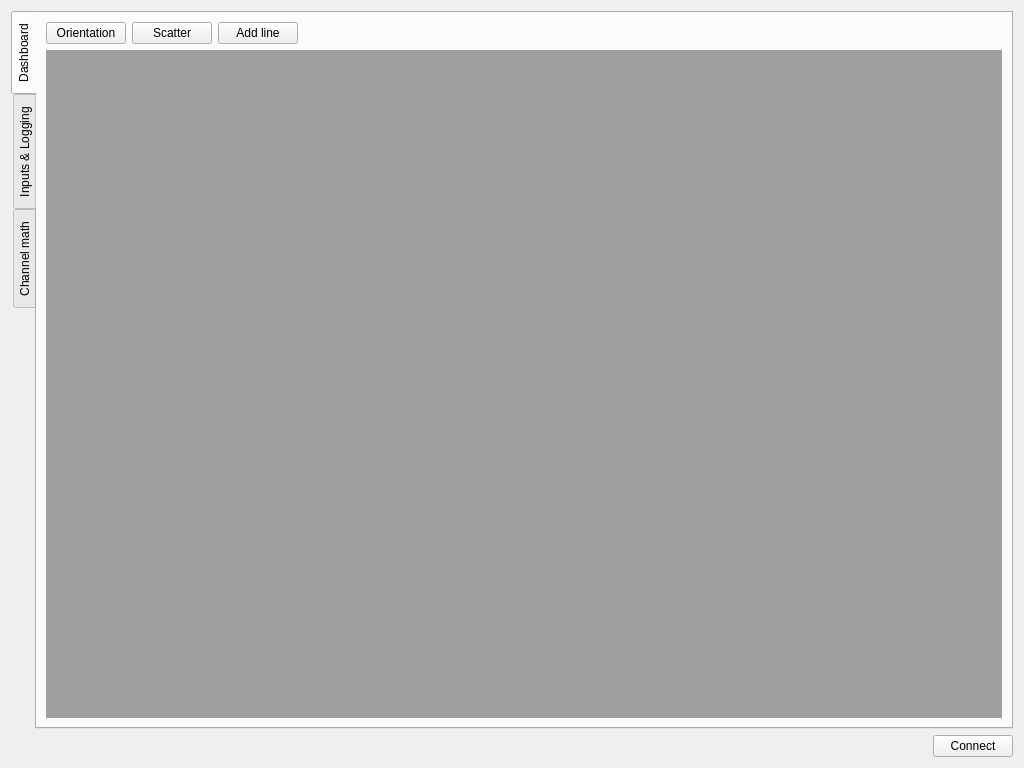
<?xml version="1.0" encoding="UTF-8"?>
<ui version="4.0">
 <class>MainWindow</class>
 <widget class="QWidget" name="MainWindow">
  <property name="geometry">
   <rect>
    <x>0</x>
    <y>0</y>
    <width>1024</width>
    <height>768</height>
   </rect>
  </property>
  <property name="windowTitle">
   <string>Data dashboard</string>
  </property>
  <layout class="QVBoxLayout" name="verticalLayout_3">
   <item>
    <widget class="QTabWidget" name="tabWidget">
     <property name="tabPosition">
      <enum>QTabWidget::West</enum>
     </property>
     <property name="currentIndex">
      <number>0</number>
     </property>
     <property name="movable">
      <bool>false</bool>
     </property>
     <widget class="QWidget" name="dashboard">
      <attribute name="title">
       <string>Dashboard</string>
      </attribute>
      <layout class="QVBoxLayout" name="verticalLayout_8">
       <item>
        <layout class="QHBoxLayout" name="horizontalLayout_8">
         <item>
          <widget class="QPushButton" name="add3D">
           <property name="toolTip">
            <string>&lt;html&gt;&lt;head/&gt;&lt;body&gt;&lt;p&gt;Add new orientation plot to the dashboard&lt;/p&gt;&lt;/body&gt;&lt;/html&gt;</string>
           </property>
           <property name="text">
            <string>Orientation</string>
           </property>
          </widget>
         </item>
         <item>
          <widget class="QPushButton" name="addScatter">
           <property name="toolTip">
            <string>&lt;html&gt;&lt;head/&gt;&lt;body&gt;&lt;p&gt;Add new scatter plot to the dashboard&lt;/p&gt;&lt;/body&gt;&lt;/html&gt;</string>
           </property>
           <property name="text">
            <string>Scatter</string>
           </property>
          </widget>
         </item>
         <item>
          <widget class="QPushButton" name="addLine">
           <property name="toolTip">
            <string>&lt;html&gt;&lt;head/&gt;&lt;body&gt;&lt;p&gt;Add new line plot to the dashboard&lt;/p&gt;&lt;/body&gt;&lt;/html&gt;</string>
           </property>
           <property name="text">
            <string>Add line</string>
           </property>
          </widget>
         </item>
         <item>
          <spacer name="horizontalSpacer_6">
           <property name="orientation">
            <enum>Qt::Horizontal</enum>
           </property>
           <property name="sizeHint" stdset="0">
            <size>
             <width>40</width>
             <height>20</height>
            </size>
           </property>
          </spacer>
         </item>
        </layout>
       </item>
       <item>
        <widget class="QMdiArea" name="mdiArea">
         <property name="frameShadow">
          <enum>QFrame::Raised</enum>
         </property>
         <property name="viewMode">
          <enum>QMdiArea::SubWindowView</enum>
         </property>
         <property name="tabsClosable">
          <bool>false</bool>
         </property>
        </widget>
       </item>
      </layout>
     </widget>
     <widget class="QWidget" name="inputsConf">
      <attribute name="title">
       <string>Inputs &amp;&amp; Logging</string>
      </attribute>
      <layout class="QHBoxLayout" name="horizontalLayout">
       <item>
        <layout class="QVBoxLayout" name="verticalLayout">
         <property name="leftMargin">
          <number>10</number>
         </property>
         <property name="topMargin">
          <number>6</number>
         </property>
         <item>
          <widget class="QGroupBox" name="serialGroup">
           <property name="title">
            <string>Serial port</string>
           </property>
           <layout class="QVBoxLayout" name="verticalLayout_9">
            <item>
             <widget class="QGroupBox" name="portOpt">
              <property name="title">
               <string>Port options</string>
              </property>
              <layout class="QHBoxLayout" name="horizontalLayout_4">
               <item>
                <layout class="QVBoxLayout" name="verticalLayout_2">
                 <item>
                  <layout class="QFormLayout" name="formLayout">
                   <item row="0" column="0">
                    <widget class="QLabel" name="label_2">
                     <property name="toolTip">
                      <string>&lt;html&gt;&lt;head/&gt;&lt;body&gt;&lt;p&gt;Select serial port for incoming data&lt;/p&gt;&lt;/body&gt;&lt;/html&gt;</string>
                     </property>
                     <property name="text">
                      <string>Port</string>
                     </property>
                    </widget>
                   </item>
                   <item row="1" column="0">
                    <widget class="QLabel" name="label_3">
                     <property name="toolTip">
                      <string>&lt;html&gt;&lt;head/&gt;&lt;body&gt;&lt;p&gt;Select port baud rate&lt;/p&gt;&lt;/body&gt;&lt;/html&gt;</string>
                     </property>
                     <property name="text">
                      <string>Baud rate</string>
                     </property>
                    </widget>
                   </item>
                   <item row="2" column="0">
                    <widget class="QLabel" name="label_4">
                     <property name="text">
                      <string>Parity</string>
                     </property>
                    </widget>
                   </item>
                   <item row="3" column="0">
                    <widget class="QLabel" name="label_5">
                     <property name="text">
                      <string>Stop bits</string>
                     </property>
                    </widget>
                   </item>
                   <item row="4" column="0">
                    <widget class="QLabel" name="label_6">
                     <property name="text">
                      <string>Flow control</string>
                     </property>
                    </widget>
                   </item>
                   <item row="0" column="1">
                    <widget class="QComboBox" name="portSelector">
                     <property name="toolTip">
                      <string>&lt;html&gt;&lt;head/&gt;&lt;body&gt;&lt;p&gt;Select serial port for incoming data&lt;/p&gt;&lt;/body&gt;&lt;/html&gt;</string>
                     </property>
                    </widget>
                   </item>
                   <item row="1" column="1">
                    <widget class="QComboBox" name="portBaud">
                     <property name="toolTip">
                      <string>&lt;html&gt;&lt;head/&gt;&lt;body&gt;&lt;p&gt;Select port baud rate&lt;/p&gt;&lt;/body&gt;&lt;/html&gt;</string>
                     </property>
                     <property name="editable">
                      <bool>true</bool>
                     </property>
                    </widget>
                   </item>
                  </layout>
                 </item>
                </layout>
               </item>
               <item>
                <spacer name="horizontalSpacer_2">
                 <property name="orientation">
                  <enum>Qt::Horizontal</enum>
                 </property>
                 <property name="sizeHint" stdset="0">
                  <size>
                   <width>40</width>
                   <height>20</height>
                  </size>
                 </property>
                </spacer>
               </item>
              </layout>
             </widget>
            </item>
            <item>
             <widget class="QGroupBox" name="channelOpt">
              <property name="title">
               <string>Channel options</string>
              </property>
              <layout class="QHBoxLayout" name="horizontalLayout_2">
               <item>
                <layout class="QGridLayout" name="gridLayout_3">
                 <property name="rightMargin">
                  <number>6</number>
                 </property>
                 <item row="2" column="0">
                  <widget class="QLabel" name="label_9">
                   <property name="toolTip">
                    <string>&lt;html&gt;&lt;head/&gt;&lt;body&gt;&lt;p&gt;Ending character of a data frame (used to find end of data frame)&lt;/p&gt;&lt;/body&gt;&lt;/html&gt;</string>
                   </property>
                   <property name="text">
                    <string>Frame terminating char</string>
                   </property>
                  </widget>
                 </item>
                 <item row="1" column="1">
                  <widget class="QLineEdit" name="frameChSeparator">
                   <property name="toolTip">
                    <string>&lt;html&gt;&lt;head/&gt;&lt;body&gt;&lt;p&gt;Character used to separate different channels in a data frame&lt;/p&gt;&lt;/body&gt;&lt;/html&gt;</string>
                   </property>
                   <property name="maxLength">
                    <number>1</number>
                   </property>
                  </widget>
                 </item>
                 <item row="1" column="0">
                  <widget class="QLabel" name="label_8">
                   <property name="toolTip">
                    <string>&lt;html&gt;&lt;head/&gt;&lt;body&gt;&lt;p&gt;Character used to separate different channels in a data frame&lt;/p&gt;&lt;/body&gt;&lt;/html&gt;</string>
                   </property>
                   <property name="text">
                    <string>Frame channel separator</string>
                   </property>
                  </widget>
                 </item>
                 <item row="2" column="1">
                  <widget class="QLineEdit" name="frameEndSep">
                   <property name="toolTip">
                    <string>&lt;html&gt;&lt;head/&gt;&lt;body&gt;&lt;p&gt;Ending character of a data frame (used to find end of data frame)&lt;/p&gt;&lt;/body&gt;&lt;/html&gt;</string>
                   </property>
                   <property name="maxLength">
                    <number>1</number>
                   </property>
                  </widget>
                 </item>
                 <item row="2" column="2">
                  <widget class="QCheckBox" name="termSlashR">
                   <property name="toolTip">
                    <string>&lt;html&gt;&lt;head/&gt;&lt;body&gt;&lt;p&gt;Add carriage return to terminating sequence&lt;/p&gt;&lt;/body&gt;&lt;/html&gt;</string>
                   </property>
                   <property name="text">
                    <string>\r</string>
                   </property>
                  </widget>
                 </item>
                 <item row="0" column="0">
                  <widget class="QLabel" name="label">
                   <property name="toolTip">
                    <string>&lt;html&gt;&lt;head/&gt;&lt;body&gt;&lt;p&gt;Starting character of a data frame (used to find beginning of data frame)&lt;/p&gt;&lt;/body&gt;&lt;/html&gt;</string>
                   </property>
                   <property name="text">
                    <string>Frame start char</string>
                   </property>
                  </widget>
                 </item>
                 <item row="3" column="1">
                  <spacer name="verticalSpacer_5">
                   <property name="orientation">
                    <enum>Qt::Vertical</enum>
                   </property>
                   <property name="sizeType">
                    <enum>QSizePolicy::Expanding</enum>
                   </property>
                   <property name="sizeHint" stdset="0">
                    <size>
                     <width>20</width>
                     <height>40</height>
                    </size>
                   </property>
                  </spacer>
                 </item>
                 <item row="0" column="1">
                  <widget class="QLineEdit" name="frameStartCh">
                   <property name="toolTip">
                    <string>&lt;html&gt;&lt;head/&gt;&lt;body&gt;&lt;p&gt;Starting character of a data frame (used to find beginning of data frame)&lt;/p&gt;&lt;/body&gt;&lt;/html&gt;</string>
                   </property>
                   <property name="maxLength">
                    <number>1</number>
                   </property>
                  </widget>
                 </item>
                 <item row="2" column="3">
                  <widget class="QCheckBox" name="termSlashN">
                   <property name="toolTip">
                    <string>&lt;html&gt;&lt;head/&gt;&lt;body&gt;&lt;p&gt;Add line feed to terminating sequence&lt;/p&gt;&lt;/body&gt;&lt;/html&gt;</string>
                   </property>
                   <property name="text">
                    <string>\n</string>
                   </property>
                  </widget>
                 </item>
                </layout>
               </item>
               <item>
                <spacer name="horizontalSpacer_4">
                 <property name="orientation">
                  <enum>Qt::Horizontal</enum>
                 </property>
                 <property name="sizeHint" stdset="0">
                  <size>
                   <width>40</width>
                   <height>20</height>
                  </size>
                 </property>
                </spacer>
               </item>
               <item>
                <layout class="QVBoxLayout" name="verticalLayout_4">
                 <property name="leftMargin">
                  <number>5</number>
                 </property>
                 <property name="bottomMargin">
                  <number>5</number>
                 </property>
                 <item>
                  <layout class="QHBoxLayout" name="horizontalLayout_5">
                   <property name="leftMargin">
                    <number>5</number>
                   </property>
                   <item>
                    <widget class="QLabel" name="label_10">
                     <property name="toolTip">
                      <string>Number of input serial channels</string>
                     </property>
                     <property name="text">
                      <string>Number of channels</string>
                     </property>
                    </widget>
                   </item>
                   <item>
                    <widget class="QSpinBox" name="channelNumber">
                     <property name="toolTip">
                      <string>Number of input serial channels</string>
                     </property>
                     <property name="minimum">
                      <number>1</number>
                     </property>
                     <property name="maximum">
                      <number>20</number>
                     </property>
                    </widget>
                   </item>
                  </layout>
                 </item>
                 <item>
                  <widget class="QScrollArea" name="scrollArea">
                   <property name="minimumSize">
                    <size>
                     <width>250</width>
                     <height>150</height>
                    </size>
                   </property>
                   <property name="horizontalScrollBarPolicy">
                    <enum>Qt::ScrollBarAlwaysOff</enum>
                   </property>
                   <property name="widgetResizable">
                    <bool>true</bool>
                   </property>
                   <widget class="QWidget" name="channelList_2">
                    <property name="geometry">
                     <rect>
                      <x>0</x>
                      <y>0</y>
                      <width>248</width>
                      <height>148</height>
                     </rect>
                    </property>
                    <layout class="QVBoxLayout" name="verticalLayout_5">
                     <item>
                      <layout class="QVBoxLayout" name="channelList">
                       <property name="spacing">
                        <number>2</number>
                       </property>
                       <property name="sizeConstraint">
                        <enum>QLayout::SetDefaultConstraint</enum>
                       </property>
                      </layout>
                     </item>
                    </layout>
                   </widget>
                  </widget>
                 </item>
                </layout>
               </item>
              </layout>
             </widget>
            </item>
           </layout>
          </widget>
         </item>
         <item>
          <widget class="QGroupBox" name="filelogGroup">
           <property name="title">
            <string>File logging</string>
           </property>
           <layout class="QVBoxLayout" name="verticalLayout_12">
            <item>
             <layout class="QGridLayout" name="gridLayout">
              <property name="leftMargin">
               <number>6</number>
              </property>
              <property name="topMargin">
               <number>6</number>
              </property>
              <property name="rightMargin">
               <number>6</number>
              </property>
              <property name="bottomMargin">
               <number>6</number>
              </property>
              <item row="2" column="1">
               <widget class="QLineEdit" name="logfilePath">
                <property name="sizePolicy">
                 <sizepolicy hsizetype="Expanding" vsizetype="Fixed">
                  <horstretch>0</horstretch>
                  <verstretch>0</verstretch>
                 </sizepolicy>
                </property>
                <property name="toolTip">
                 <string>&lt;html&gt;&lt;head/&gt;&lt;body&gt;&lt;p&gt;Currently used save path for log file&lt;/p&gt;&lt;/body&gt;&lt;/html&gt;</string>
                </property>
               </widget>
              </item>
              <item row="3" column="1">
               <widget class="QLineEdit" name="logfileName">
                <property name="toolTip">
                 <string>&lt;html&gt;&lt;head/&gt;&lt;body&gt;&lt;p&gt;Log file name&lt;/p&gt;&lt;/body&gt;&lt;/html&gt;</string>
                </property>
               </widget>
              </item>
              <item row="0" column="0">
               <widget class="QLabel" name="label_7">
                <property name="text">
                 <string>Configure logging to file</string>
                </property>
               </widget>
              </item>
              <item row="0" column="1">
               <widget class="QCheckBox" name="fileloggingEnabled">
                <property name="toolTip">
                 <string>&lt;html&gt;&lt;head/&gt;&lt;body&gt;&lt;p&gt;Enable logging to file&lt;/p&gt;&lt;/body&gt;&lt;/html&gt;</string>
                </property>
                <property name="text">
                 <string>Enabled</string>
                </property>
               </widget>
              </item>
              <item row="3" column="0">
               <widget class="QLabel" name="label_13">
                <property name="toolTip">
                 <string>&lt;html&gt;&lt;head/&gt;&lt;body&gt;&lt;p&gt;Log file name&lt;/p&gt;&lt;/body&gt;&lt;/html&gt;</string>
                </property>
                <property name="text">
                 <string>File name</string>
                </property>
                <property name="alignment">
                 <set>Qt::AlignRight|Qt::AlignTrailing|Qt::AlignVCenter</set>
                </property>
               </widget>
              </item>
              <item row="2" column="0">
               <widget class="QPushButton" name="logfilePathDialog">
                <property name="toolTip">
                 <string>&lt;html&gt;&lt;head/&gt;&lt;body&gt;&lt;p&gt;Click to select save path for the log file&lt;/p&gt;&lt;/body&gt;&lt;/html&gt;</string>
                </property>
                <property name="text">
                 <string>Save path</string>
                </property>
               </widget>
              </item>
              <item row="1" column="0">
               <widget class="QRadioButton" name="overwriteButton">
                <property name="toolTip">
                 <string>&lt;html&gt;&lt;head/&gt;&lt;body&gt;&lt;p&gt;Overwrite existing file when logging begins&lt;/p&gt;&lt;/body&gt;&lt;/html&gt;</string>
                </property>
                <property name="layoutDirection">
                 <enum>Qt::RightToLeft</enum>
                </property>
                <property name="text">
                 <string>Overwrite</string>
                </property>
               </widget>
              </item>
              <item row="1" column="1">
               <widget class="QRadioButton" name="appendButton">
                <property name="toolTip">
                 <string>&lt;html&gt;&lt;head/&gt;&lt;body&gt;&lt;p&gt;Append to existing file when logging begins&lt;/p&gt;&lt;/body&gt;&lt;/html&gt;</string>
                </property>
                <property name="layoutDirection">
                 <enum>Qt::LeftToRight</enum>
                </property>
                <property name="text">
                 <string>Append</string>
                </property>
                <property name="checked">
                 <bool>true</bool>
                </property>
               </widget>
              </item>
              <item row="4" column="0">
               <widget class="QLabel" name="label_14">
                <property name="text">
                 <string>Channel separator</string>
                </property>
                <property name="alignment">
                 <set>Qt::AlignRight|Qt::AlignTrailing|Qt::AlignVCenter</set>
                </property>
               </widget>
              </item>
              <item row="4" column="1">
               <widget class="QLineEdit" name="logfileChSep">
                <property name="toolTip">
                 <string>&lt;html&gt;&lt;head/&gt;&lt;body&gt;&lt;p&gt;Character used to separate channels logged into the file&lt;/p&gt;&lt;/body&gt;&lt;/html&gt;</string>
                </property>
                <property name="maxLength">
                 <number>1</number>
                </property>
               </widget>
              </item>
             </layout>
            </item>
           </layout>
          </widget>
         </item>
         <item>
          <spacer name="verticalSpacer">
           <property name="orientation">
            <enum>Qt::Vertical</enum>
           </property>
           <property name="sizeType">
            <enum>QSizePolicy::Expanding</enum>
           </property>
           <property name="sizeHint" stdset="0">
            <size>
             <width>20</width>
             <height>10</height>
            </size>
           </property>
          </spacer>
         </item>
        </layout>
       </item>
       <item>
        <widget class="QGroupBox" name="networkGroup">
         <property name="enabled">
          <bool>false</bool>
         </property>
         <property name="title">
          <string>Network port</string>
         </property>
         <property name="checkable">
          <bool>false</bool>
         </property>
         <layout class="QVBoxLayout" name="verticalLayout_10">
          <item>
           <layout class="QHBoxLayout" name="horizontalLayout_3">
            <item>
             <widget class="QLabel" name="label_15">
              <property name="text">
               <string>Port</string>
              </property>
             </widget>
            </item>
            <item>
             <widget class="QSpinBox" name="netportSelector">
              <property name="minimum">
               <number>1</number>
              </property>
              <property name="maximum">
               <number>65535</number>
              </property>
             </widget>
            </item>
            <item>
             <spacer name="horizontalSpacer_9">
              <property name="orientation">
               <enum>Qt::Horizontal</enum>
              </property>
              <property name="sizeHint" stdset="0">
               <size>
                <width>40</width>
                <height>20</height>
               </size>
              </property>
             </spacer>
            </item>
           </layout>
          </item>
          <item>
           <widget class="QGroupBox" name="netchannelOpts">
            <property name="title">
             <string>Channel options</string>
            </property>
            <layout class="QVBoxLayout" name="verticalLayout_14">
             <item>
              <layout class="QFormLayout" name="channelOpt_3">
               <item row="0" column="0">
                <widget class="QLabel" name="label_16">
                 <property name="text">
                  <string>Frame start char</string>
                 </property>
                </widget>
               </item>
               <item row="1" column="0">
                <widget class="QLabel" name="label_17">
                 <property name="text">
                  <string>Frame channel separator</string>
                 </property>
                </widget>
               </item>
               <item row="2" column="0">
                <widget class="QLabel" name="label_18">
                 <property name="text">
                  <string>Frame terminating char</string>
                 </property>
                </widget>
               </item>
               <item row="0" column="1">
                <widget class="QLineEdit" name="netframeStartCh"/>
               </item>
               <item row="1" column="1">
                <widget class="QLineEdit" name="netframeChSeparator"/>
               </item>
               <item row="2" column="1">
                <widget class="QLineEdit" name="netframeEndSep"/>
               </item>
              </layout>
             </item>
             <item>
              <layout class="QVBoxLayout" name="verticalLayout_11">
               <property name="leftMargin">
                <number>5</number>
               </property>
               <property name="bottomMargin">
                <number>5</number>
               </property>
               <item>
                <layout class="QHBoxLayout" name="horizontalLayout_9">
                 <property name="leftMargin">
                  <number>5</number>
                 </property>
                 <item>
                  <widget class="QLabel" name="label_19">
                   <property name="text">
                    <string>Number of channels</string>
                   </property>
                  </widget>
                 </item>
                 <item>
                  <widget class="QSpinBox" name="netchannelNumber">
                   <property name="minimum">
                    <number>1</number>
                   </property>
                   <property name="maximum">
                    <number>20</number>
                   </property>
                  </widget>
                 </item>
                </layout>
               </item>
               <item>
                <widget class="QScrollArea" name="scrollArea_3">
                 <property name="minimumSize">
                  <size>
                   <width>250</width>
                   <height>0</height>
                  </size>
                 </property>
                 <property name="horizontalScrollBarPolicy">
                  <enum>Qt::ScrollBarAlwaysOff</enum>
                 </property>
                 <property name="widgetResizable">
                  <bool>true</bool>
                 </property>
                 <widget class="QWidget" name="channelList_3">
                  <property name="geometry">
                   <rect>
                    <x>0</x>
                    <y>0</y>
                    <width>248</width>
                    <height>145</height>
                   </rect>
                  </property>
                  <layout class="QVBoxLayout" name="verticalLayout_13">
                   <item>
                    <layout class="QVBoxLayout" name="channelList_4">
                     <property name="spacing">
                      <number>2</number>
                     </property>
                     <property name="sizeConstraint">
                      <enum>QLayout::SetDefaultConstraint</enum>
                     </property>
                    </layout>
                   </item>
                  </layout>
                 </widget>
                </widget>
               </item>
              </layout>
             </item>
            </layout>
           </widget>
          </item>
          <item>
           <spacer name="verticalSpacer_3">
            <property name="orientation">
             <enum>Qt::Vertical</enum>
            </property>
            <property name="sizeHint" stdset="0">
             <size>
              <width>20</width>
              <height>40</height>
             </size>
            </property>
           </spacer>
          </item>
         </layout>
        </widget>
       </item>
       <item>
        <spacer name="horizontalSpacer_8">
         <property name="orientation">
          <enum>Qt::Horizontal</enum>
         </property>
         <property name="sizeHint" stdset="0">
          <size>
           <width>40</width>
           <height>20</height>
          </size>
         </property>
        </spacer>
       </item>
      </layout>
     </widget>
     <widget class="QWidget" name="mathconfTab">
      <attribute name="title">
       <string>Channel math</string>
      </attribute>
      <layout class="QHBoxLayout" name="horizontalLayout_6">
       <item>
        <layout class="QVBoxLayout" name="verticalLayout_6">
         <item>
          <widget class="QLabel" name="label_11">
           <property name="text">
            <string>&lt;html&gt;&lt;head/&gt;&lt;body&gt;&lt;p&gt;Create new data channels by performing basic math on input channels&lt;/p&gt;&lt;/body&gt;&lt;/html&gt;</string>
           </property>
          </widget>
         </item>
         <item>
          <widget class="QGroupBox" name="groupBox_2">
           <property name="title">
            <string>Enable math channel</string>
           </property>
           <layout class="QGridLayout" name="gridLayout_2">
            <item row="0" column="2">
             <widget class="QCheckBox" name="mathCh4en">
              <property name="toolTip">
               <string>&lt;html&gt;&lt;head/&gt;&lt;body&gt;&lt;p&gt;Check to enable math channel&lt;/p&gt;&lt;p&gt;(if a component has been added or changed, uncheck and check the channel to apply the change)&lt;/p&gt;&lt;/body&gt;&lt;/html&gt;</string>
              </property>
              <property name="text">
               <string>Math channel 4</string>
              </property>
             </widget>
            </item>
            <item row="2" column="1">
             <widget class="QLineEdit" name="mathCh3name">
              <property name="placeholderText">
               <string>Channel label</string>
              </property>
             </widget>
            </item>
            <item row="2" column="0">
             <widget class="QCheckBox" name="mathCh3en">
              <property name="toolTip">
               <string>&lt;html&gt;&lt;head/&gt;&lt;body&gt;&lt;p&gt;Check to enable math channel&lt;/p&gt;&lt;p&gt;(if a component has been added or changed, uncheck and check the channel to apply the change)&lt;/p&gt;&lt;/body&gt;&lt;/html&gt;</string>
              </property>
              <property name="text">
               <string>Math channel 3</string>
              </property>
             </widget>
            </item>
            <item row="0" column="0">
             <widget class="QCheckBox" name="mathCh1en">
              <property name="toolTip">
               <string>&lt;html&gt;&lt;head/&gt;&lt;body&gt;&lt;p&gt;Check to enable math channel&lt;/p&gt;&lt;p&gt;(if a component has been added or changed, uncheck and check the channel to apply the change)&lt;/p&gt;&lt;/body&gt;&lt;/html&gt;</string>
              </property>
              <property name="text">
               <string>Math channel 1</string>
              </property>
             </widget>
            </item>
            <item row="2" column="2">
             <widget class="QCheckBox" name="mathCh6en">
              <property name="toolTip">
               <string>&lt;html&gt;&lt;head/&gt;&lt;body&gt;&lt;p&gt;Check to enable math channel&lt;/p&gt;&lt;p&gt;(if a component has been added or changed, uncheck and check the channel to apply the change)&lt;/p&gt;&lt;/body&gt;&lt;/html&gt;</string>
              </property>
              <property name="text">
               <string>Math channel 6</string>
              </property>
             </widget>
            </item>
            <item row="0" column="3">
             <widget class="QLineEdit" name="mathCh4name">
              <property name="placeholderText">
               <string>Channel label</string>
              </property>
             </widget>
            </item>
            <item row="1" column="3">
             <widget class="QLineEdit" name="mathCh5name">
              <property name="placeholderText">
               <string>Channel label</string>
              </property>
             </widget>
            </item>
            <item row="1" column="0">
             <widget class="QCheckBox" name="mathCh2en">
              <property name="toolTip">
               <string>&lt;html&gt;&lt;head/&gt;&lt;body&gt;&lt;p&gt;Check to enable math channel&lt;/p&gt;&lt;p&gt;(if a component has been added or changed, uncheck and check the channel to apply the change)&lt;/p&gt;&lt;/body&gt;&lt;/html&gt;</string>
              </property>
              <property name="text">
               <string>Math channel 2</string>
              </property>
             </widget>
            </item>
            <item row="1" column="1">
             <widget class="QLineEdit" name="mathCh2name">
              <property name="placeholderText">
               <string>Channel label</string>
              </property>
             </widget>
            </item>
            <item row="0" column="1">
             <widget class="QLineEdit" name="mathCh1name">
              <property name="placeholderText">
               <string>Channel label</string>
              </property>
             </widget>
            </item>
            <item row="1" column="2">
             <widget class="QCheckBox" name="mathCh5en">
              <property name="toolTip">
               <string>&lt;html&gt;&lt;head/&gt;&lt;body&gt;&lt;p&gt;Check to enable math channel&lt;/p&gt;&lt;p&gt;(if a component has been added or changed, uncheck and check the channel to apply the change)&lt;/p&gt;&lt;/body&gt;&lt;/html&gt;</string>
              </property>
              <property name="text">
               <string>Math channel 5</string>
              </property>
             </widget>
            </item>
            <item row="2" column="3">
             <widget class="QLineEdit" name="mathCh6name">
              <property name="placeholderText">
               <string>Channel label</string>
              </property>
             </widget>
            </item>
            <item row="0" column="4">
             <spacer name="horizontalSpacer_7">
              <property name="orientation">
               <enum>Qt::Horizontal</enum>
              </property>
              <property name="sizeHint" stdset="0">
               <size>
                <width>40</width>
                <height>20</height>
               </size>
              </property>
             </spacer>
            </item>
           </layout>
          </widget>
         </item>
         <item>
          <spacer name="verticalSpacer_2">
           <property name="orientation">
            <enum>Qt::Vertical</enum>
           </property>
           <property name="sizeHint" stdset="0">
            <size>
             <width>20</width>
             <height>20</height>
            </size>
           </property>
          </spacer>
         </item>
         <item>
          <layout class="QHBoxLayout" name="horizontalLayout_7">
           <property name="topMargin">
            <number>5</number>
           </property>
           <item>
            <widget class="QPushButton" name="addMathComp">
             <property name="toolTip">
              <string>&lt;html&gt;&lt;head/&gt;&lt;body&gt;&lt;p&gt;Add new math component&lt;/p&gt;&lt;p&gt;Components stack up to to create an expression associated with the math channel (e.g. math=+abs(ch1)*ch2 would correspond to adding component '+abs' with input channel 1, and '*' with channel 2)&lt;/p&gt;&lt;/body&gt;&lt;/html&gt;</string>
             </property>
             <property name="text">
              <string>Add component</string>
             </property>
            </widget>
           </item>
           <item>
            <spacer name="horizontalSpacer_5">
             <property name="orientation">
              <enum>Qt::Horizontal</enum>
             </property>
             <property name="sizeHint" stdset="0">
              <size>
               <width>40</width>
               <height>20</height>
              </size>
             </property>
            </spacer>
           </item>
          </layout>
         </item>
         <item>
          <widget class="QLabel" name="label_12">
           <property name="text">
            <string>Active math components</string>
           </property>
          </widget>
         </item>
         <item>
          <widget class="QScrollArea" name="scrollArea_2">
           <property name="minimumSize">
            <size>
             <width>0</width>
             <height>200</height>
            </size>
           </property>
           <property name="horizontalScrollBarPolicy">
            <enum>Qt::ScrollBarAlwaysOff</enum>
           </property>
           <property name="widgetResizable">
            <bool>true</bool>
           </property>
           <widget class="QWidget" name="scrollAreaWidgetContents">
            <property name="geometry">
             <rect>
              <x>0</x>
              <y>0</y>
              <width>498</width>
              <height>198</height>
             </rect>
            </property>
            <layout class="QVBoxLayout" name="verticalLayout_7">
             <property name="leftMargin">
              <number>5</number>
             </property>
             <property name="rightMargin">
              <number>5</number>
             </property>
             <property name="bottomMargin">
              <number>0</number>
             </property>
             <item>
              <layout class="QVBoxLayout" name="mathCompLayout"/>
             </item>
            </layout>
           </widget>
          </widget>
         </item>
         <item>
          <spacer name="verticalSpacer_4">
           <property name="orientation">
            <enum>Qt::Vertical</enum>
           </property>
           <property name="sizeHint" stdset="0">
            <size>
             <width>20</width>
             <height>40</height>
            </size>
           </property>
          </spacer>
         </item>
        </layout>
       </item>
       <item>
        <spacer name="horizontalSpacer">
         <property name="orientation">
          <enum>Qt::Horizontal</enum>
         </property>
         <property name="sizeHint" stdset="0">
          <size>
           <width>40</width>
           <height>20</height>
          </size>
         </property>
        </spacer>
       </item>
      </layout>
     </widget>
    </widget>
   </item>
   <item>
    <layout class="QHBoxLayout" name="footer">
     <item>
      <widget class="QLabel" name="logLine">
       <property name="text">
        <string/>
       </property>
       <property name="alignment">
        <set>Qt::AlignBottom|Qt::AlignLeading|Qt::AlignLeft</set>
       </property>
      </widget>
     </item>
     <item>
      <spacer name="horizontalSpacer_3">
       <property name="orientation">
        <enum>Qt::Horizontal</enum>
       </property>
       <property name="sizeHint" stdset="0">
        <size>
         <width>40</width>
         <height>20</height>
        </size>
       </property>
      </spacer>
     </item>
     <item>
      <widget class="QLabel" name="timestamp">
       <property name="text">
        <string/>
       </property>
      </widget>
     </item>
     <item>
      <widget class="QPushButton" name="connectButton">
       <property name="toolTip">
        <string>&lt;html&gt;&lt;head/&gt;&lt;body&gt;&lt;p&gt;Open/close serial port&lt;/p&gt;&lt;/body&gt;&lt;/html&gt;</string>
       </property>
       <property name="text">
        <string>Connect</string>
       </property>
      </widget>
     </item>
    </layout>
   </item>
  </layout>
 </widget>
 <resources/>
 <connections/>
</ui>
